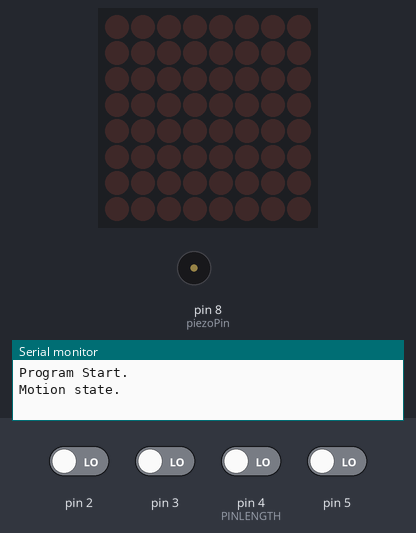
Simulated run of this sketch. Board: Arduino Uno, built with avr-gcc and run on an emulated ATmega328P. On the bench: 8×8 LED matrix, buzzer (waves = sounding), the last lines printed to the serial monitor. Inputs (shaded band) come from the test bench; at power-on: pin 2, pin 3, pin 4 (PINLENGTH), pin 5 LOW. Random numbers use the default seed unless the sketch sets one.

Above: at 1.2 s.
1.3 s: pin 5 driven HIGH
At 1.46 s:
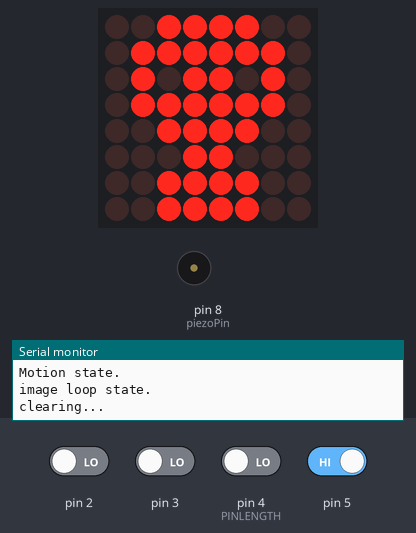
At 1.87 s:
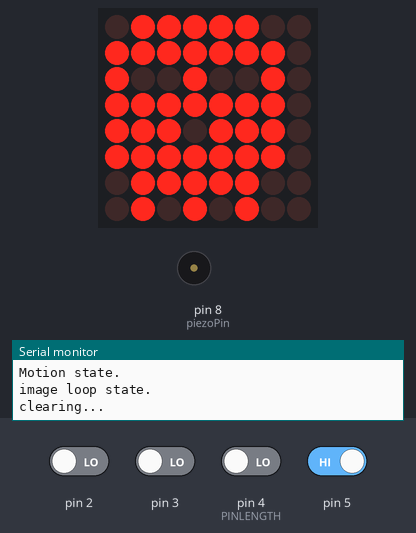
3.0 s: pin 2 driven HIGH
At 4.9 s:
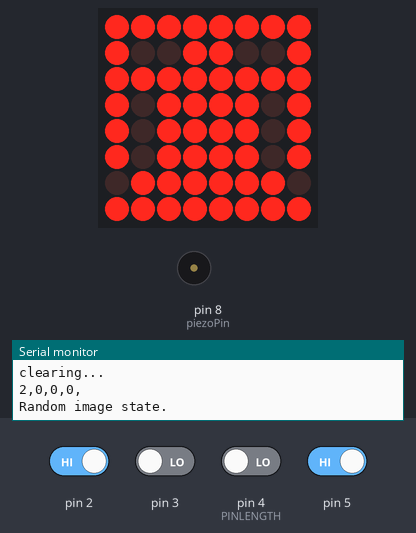
Timing chart, 0 to 19.7 s (numbered marks = the images above; inputs shaded):
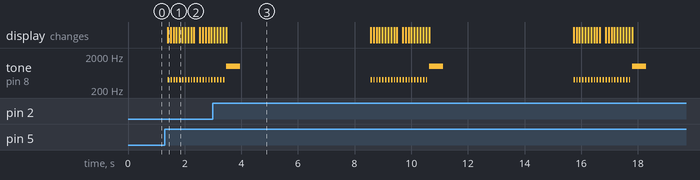

The sketch:

led_state.ino
```cpp
#include <Wire.h>
#include <Adafruit_GFX.h>
#include "Adafruit_LEDBackpack.h"

#define img_size 21 //TODO proper size
static const uint8_t PROGMEM img[][8]={
{0x3C, 0x7E, 0x5A, 0x7E, 0x3C, 0x18, 0x3C, 0x3C},    //radio_bmp
{0xFE, 0x7C, 0x38, 0x10, 0xEE, 0xEE, 0x6C, 0x28},   //rad_bmp
{0x55, 0xAA, 0x55, 0xAA, 0x55, 0xAA, 0x55, 0xAA},   //semmi_bmp
{0x3C, 0x18, 0x18, 0x18, 0x3C, 0x66, 0xC3, 0xFF},   //tudosok_bmp
{0x7C, 0xFE, 0x92, 0xFE, 0xEE, 0xFE, 0x7C, 0x54},   //banditak_bmp
{0x18, 0x18, 0x18, 0xFF, 0xFF, 0x18, 0x18, 0x18},   //orvosok_bmp
{0x7E, 0x5A, 0x7E, 0x3C, 0x3C, 0x18, 0x3C, 0x3C},   //gasMask_bmp
{0xFF, 0x81, 0xA5, 0xA5, 0xA5, 0x99, 0x42, 0x3C},   //katonasag_bmp
{0x42, 0x66, 0x7E, 0x7E, 0xDB, 0x7E, 0x3C, 0x18},   //szabadsag_bmp
{0x00, 0x20, 0x70, 0xF8, 0x00, 0x00, 0x04, 0x0E},   //putri_bmp
{0x00, 0x20, 0x70, 0xF8, 0x00, 0x00, 0x04, 0x0E},   //korX_bmp
{0x00, 0x00, 0x62, 0x56, 0x62, 0x52, 0x57, 0x00},   //r1_bmp
{0x00, 0x70, 0x20, 0x20, 0x26, 0x08, 0x08, 0x06},   //tc_bmp
{0x88, 0xF8, 0xA8, 0x71, 0x21, 0x79, 0x7D, 0xBE},   //cat_bmp
{0x00, 0xFF, 0x81, 0x81, 0x81, 0xFF, 0x18, 0x3C},   //monitor_bmp
{0x18, 0x18, 0x18, 0x18, 0x18, 0x3C, 0x7E, 0xFF},   //monolith_bmp
{0x00, 0x00, 0x24, 0x66, 0x66, 0x3C, 0x18, 0x18},   //technikus_bmp
{0xFF, 0x42, 0x3C, 0x00, 0x18, 0x34, 0x24, 0x18},   //kituntetes_bmp
{0x00, 0x00, 0xBC, 0xFE, 0xFF, 0xFE, 0xBC, 0x00},   //ammo_bmp
{0x00, 0xBA, 0xBA, 0x00, 0x54, 0x92, 0x10, 0x10},   //akna_bmp
{0x18, 0x18, 0x7E, 0x18, 0x18, 0x3C, 0x7E, 0xFF},   //vorosKirNo_bmp
{0x00, 0x60, 0x90, 0x90, 0x1E, 0x12, 0x12, 0x1E},   //lakatKi_bmp
{0x00, 0x0C, 0x12, 0x12, 0x1E, 0x12, 0x12, 0x1E},};  //lakatBe_bmp


//Matrix variables
Adafruit_8x8matrix matrix = Adafruit_8x8matrix();

enum State
{
    Motion_state,
    Img_loop_state,
    Rand_img_state,
    Lock_anim_state
};


//forward declaration of functions
void Draw_led();
typedef void (*callable_function)(int);
State Motion();
State Image_loop();
State Rand_img();
State Lock_anim();


struct Gomb{
	bool isPressed=false;
	int pin;//this is also the button id, will be passed to calback
	void (*button_callback)(int);

	void get_newstate()
	{
	bool res=digitalRead(pin);
	if(res!=isPressed)
	{
		delay(10);
		isPressed=res;
		//button change state
		if(res)
		button_callback(pin);
	}
	}
	//construct
	void init(int pin_,callable_function _func)
	{
		pin=pin_;
		pinMode(pin, INPUT);
		button_callback=_func;
	}
};


//defining global variables
int piezoPin = 8;
int randNumber = 0;


Gomb btn_2, btn_3, btn_4, btn_5;
#define PINLENGTH 4
int pin_code[PINLENGTH]{};// size 3
int pin_code_idx=0;
int correct_pincode[]{2,2,2,2};

State state=Motion_state;


/*
void template_callback (int btn_id)
{
	Serial.println(btn_id);
}
*/
void print_pin()
{
	for(int i=0;i<PINLENGTH;i++)
	{
	Serial.print(pin_code[i]);Serial.print(",");
	}
	Serial.println(" ");
}

void add_pin_clb (int btn_id)
{
	if(pin_code_idx>= PINLENGTH)
	return;
	pin_code[pin_code_idx]=btn_id;
	pin_code_idx++;
	print_pin();//remove this id not debugging
}
void enter_btn_pressed(int btn_id)//id will be ignored
{
	//Serial.print("idx ");Serial.println(pin_code_idx);
	if(pin_code_idx == PINLENGTH)
	{
	bool isgood=true;
	for(int i=0;i<PINLENGTH;i++)
		if(pin_code[i]!=correct_pincode[i])
		{
		isgood=false;
		break;
		}
		if(isgood)
		{
		// add here the unlocking code
		state=Lock_anim_state;
		Serial.println("pin is good.");
		}else
		{
		Serial.println("wrong pin.");
		}
	}

  for(int i=0;i<PINLENGTH;i++)
    pin_code[i]=0;
	Serial.println("clearing...");
	pin_code_idx=0;
}

void pass(int id){}

//long myTime=0;

void setup() {
//Serial
Serial.begin(9600);
matrix.begin(0x70);	// pass in the address
//myTime=millis();
//buttons setup


//Serial.println("Pres the big red button.");
//while(!digitalRead(2))
//	delay(10);

Serial.println("Program Start.");
}


//program
void loop() {

switch(state)
{
	case Motion_state: state= Motion(); break;
	case Img_loop_state: state= Image_loop(); break;
	case Rand_img_state: state= Rand_img(); break;
	case Lock_anim_state: state= Lock_anim(); break;
}


//btn_2.get_newstate();
//btn_3.get_newstate();
//btn_4.get_newstate();
//btn_5.get_newstate();
//Draw_led();
}
State Motion(){
Serial.println("Motion state.");
	while(!digitalRead(/*motion sensore pin*/ 5));
	return Img_loop_state;

}

unsigned long image_loop_time=0;
State Image_loop(){
Serial.println("image loop state.");
	image_loop_time=millis();
	btn_2.init(2,add_pin_clb);
	btn_3.init(3,add_pin_clb);
	btn_4.init(4,add_pin_clb);
	btn_5.init(5,enter_btn_pressed);//enter clear
	while(state==Img_loop_state)
	{
		btn_2.get_newstate();
		btn_3.get_newstate();
		btn_4.get_newstate();
		btn_5.get_newstate();
		Draw_led();
	}


	return state;
}


State Rand_img(){
		Serial.println("Random image state.");
		randNumber = random(0, 21);
        //matrix.clear();this one maybe useless
        matrix.drawBitmap(0, 0, img[randNumber], 8, 8, LED_ON);
        matrix.writeDisplay();
        tone(piezoPin, 1000, 500);
		unsigned long showtime=millis();
        //delay(5000);
		while( millis()<showtime+5000)
		{
		btn_2.get_newstate();
		btn_3.get_newstate();
		btn_4.get_newstate();
		btn_5.get_newstate();
		}
		if (state==Rand_img_state)
			return Img_loop_state;
		return state;

}


State Lock_anim(){
	Serial.println("Lock animation.");

	for(int i=0;i<10;i++)
	{
    tone(piezoPin, 200, 200);
    matrix.clear();
    matrix.drawBitmap(0, 0, img[21], 8, 8, LED_ON);
    matrix.writeDisplay();
    delay(200);
    tone(piezoPin, 100, 200);
    matrix.clear();
    matrix.drawBitmap(0, 0, img[22], 8, 8, LED_ON);
    matrix.writeDisplay();
    delay(200);
	}


	return Motion_state;
};


int image_idx=0;
void Draw_led()
{
  //Serial.println("asd");

  if(millis()>=image_loop_time+100)
  {
    matrix.clear();
    matrix.drawBitmap(0, 0, img[image_idx], 8, 8, LED_ON);
    matrix.writeDisplay();
    tone(piezoPin, 400, 50);
    image_idx++;
    image_loop_time=millis();
    if(image_idx>=img_size){
       image_idx=0;
		state=Rand_img_state;
	}
  }

}
	/*randNumber = random(1, 21);//TODO
	matrix.clear();
	matrix.drawBitmap(0, 0, img[randNumber], 8, 8, LED_ON);
	matrix.writeDisplay();
	tone(piezoPin, 1000, 500);
	delay(5000);
*/
//TODO lock
```

Measured:
- after the input at 1.3 s, tone on pin 8 (piezoPin): alternates 400 Hz for 0.05 s and silent for 0.05 s, starting after 0.10 s; the display: changes after 0.10 s (image 1)
